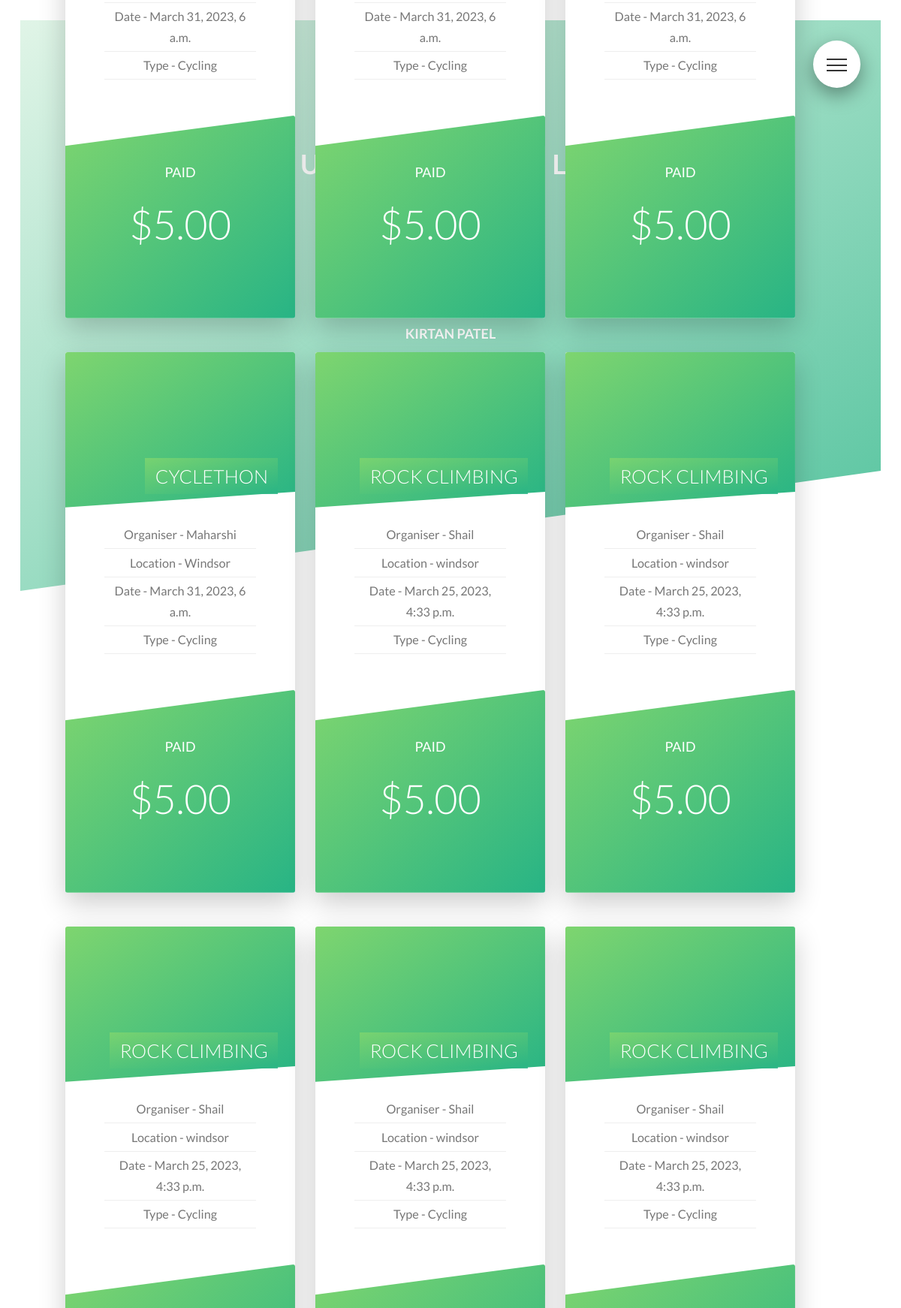
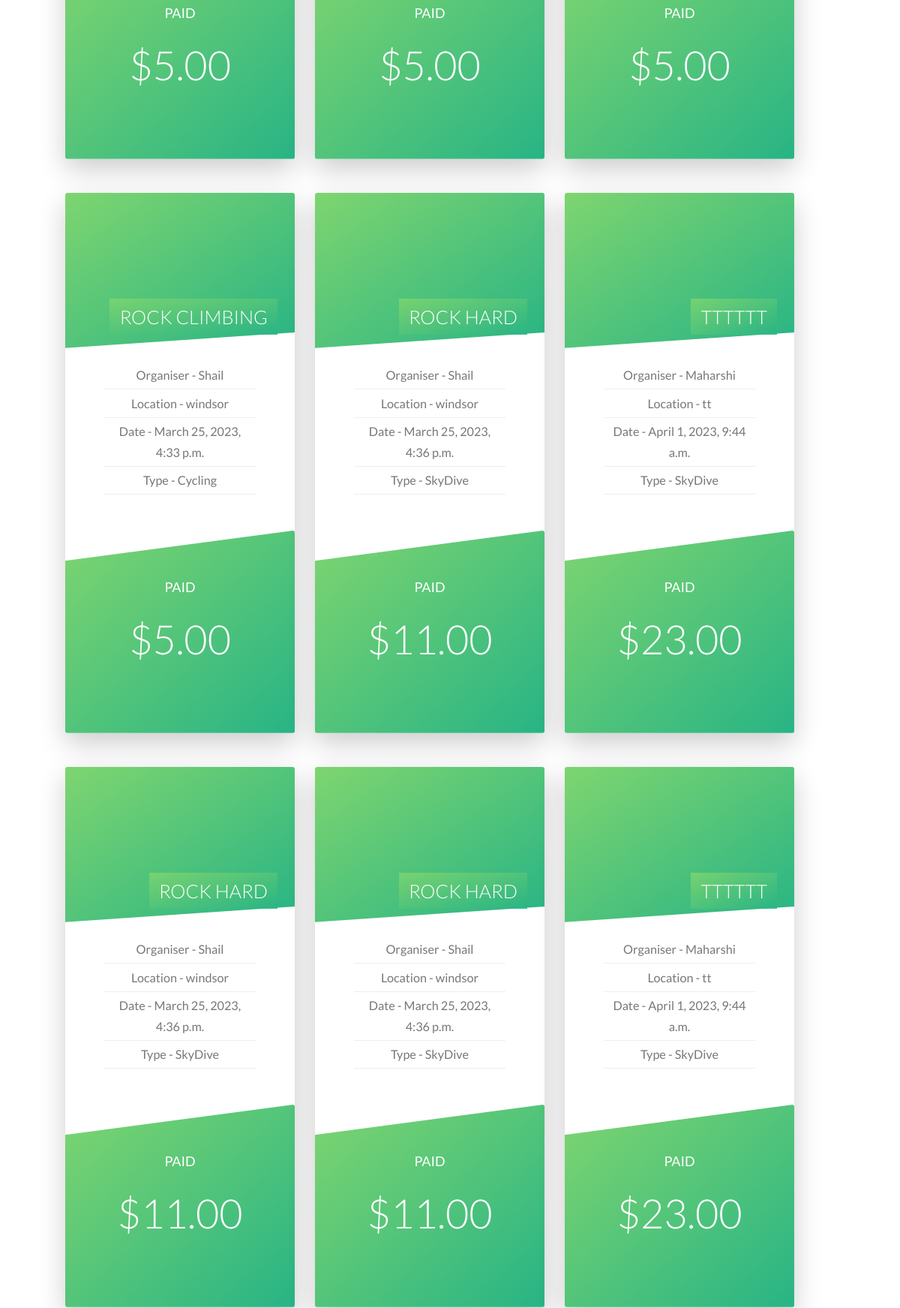
/myapp/user-profile/ (signed in, upper part), run on the app's committed database (2 pictures, top to bottom).
### myapp/models.py (models this page shows, shortened)
class CreateEvent(models.Model):
    name = models.CharField(max_length=100)
    description = models.TextField()
    advanture = models.ForeignKey(Adventure, on_delete=models.CASCADE)
    client = models.ForeignKey(Client, on_delete=models.CASCADE)
    img = models.ImageField(upload_to='static/myapp/pics')
    location = models.CharField(max_length=100)
    price = models.DecimalField(max_digits=8, decimal_places=2)
    created_at = models.DateTimeField(auto_now_add=True)
    event_date = models.DateTimeField()

class Adventure(models.Model):
    name = models.CharField(max_length=100)
    description = models.TextField()
    type = models.ForeignKey(AdventureType, on_delete=models.CASCADE)
    created_at = models.DateTimeField(auto_now_add=True)

### myapp/views.py (the view)
# urls.py: path('myapp/user-profile/', views.mainpg , name='user_profile'),
def mainpg(request):
    user = request.user
    adventures = ["Registered Events"]
    user_events = EventBooking.objects.filter(user_id=request.user.pk)
    if len(user_events):
        user_events = map(lambda x: x.event, user_events)
    print(user_events)
    return render(request, 'myapp/user_profile.html', {'user': user, 'adventures': adventures, 'events': user_events})

### templates/myapp/user_profile.html (shortened to what this page needs)
{% extends 'myapp/new_base.html' %}
{% load static %}
{% block body_block %}
    <header class="header">
        <div style="margin-bottom: 100px" class="header__text--box">
            <span class="header__primary--sub"><h1>User Profile</h1></span>
            <div style="text-decoration: none; width: 150%; justify-content: center; text-align: center; margin-top: 50px"
                 class="col-">
                <h3 class="heading3 u-margin-bottom-small">{{ user.first_name }} {{ user.last_name }}</h3>
                <h3 class="heading3 u-margin-bottom-small">{{ user.email }} </h3>
            </div>
        </div>
    </header>
    {% for adventure in adventures %}
        <section class="section-tours u-padding-bottom-medium" style="background: none">
            <div class="row">
                {% for event in events %}
                    <div class="col-1-of-3" style="margin-bottom: 5em">
                        <div class="card">
                            <div class="card__side card__side--front">
                                <div class="card__picture card__picture-2">
                                </div>
                                <div class="card__heading">
                                    <span class="card__heading-span card__heading-span-2">{{ event.name }}</span>
                                </div>
                                <div class="card__details">
                                    <ul>
                                        <li>Organiser - {{ event.client }}</li>
                                        <li>Location - {{ event.location }}</li>
                                        <li>Date - {{ event.event_date }}</li>
                                        <li>Type - {{ event.advanture.name }}</li>
                                        <li></li>
                                    </ul>
                                </div>
                            </div>
                            <div class="card__side  card__side--back card__side--back-2">
                                <div class="card__cta">
                                    <div class="back-price-box">
                                        <span class="back-price-box-only">Paid</span>
                                        <span class="back-price-box-price">${{ event.price }}</span>
                                    </div>
                                </div>
                            </div>
                        </div>
                    </div>
                {% endfor %}
            </div>
        </section>
    {% endfor %}
{% endblock %}

### templates/myapp/header.html (style rules this page uses)
ul { list-style-type: none; }

### data on the page
CreateEvent: event_date "March 31, 2023, 6 a.m.", advanture.name "Cycling", price "5.00", name "CYCLETHON", client "Maharshi", location "Windsor"
CreateEvent: name "ROCK CLIMBING", client "Shail", location "windsor", event_date "March 25, 2023, 4:33 p.m.", advanture.name "Cycling", price "5.00"
CreateEvent: name "ROCK HARD", client "Shail", location "windsor", event_date "March 25, 2023, 4:36 p.m.", advanture.name "SkyDive", price "11.00"
CreateEvent: name "TTTTTT", client "Maharshi", location "tt", event_date "April 1, 2023, 9:44 a.m.", advanture.name "SkyDive", price "23.00"

### other printed values
{{ user.first_name }} "KIRTAN"
{{ user.last_name }} "PATEL"
